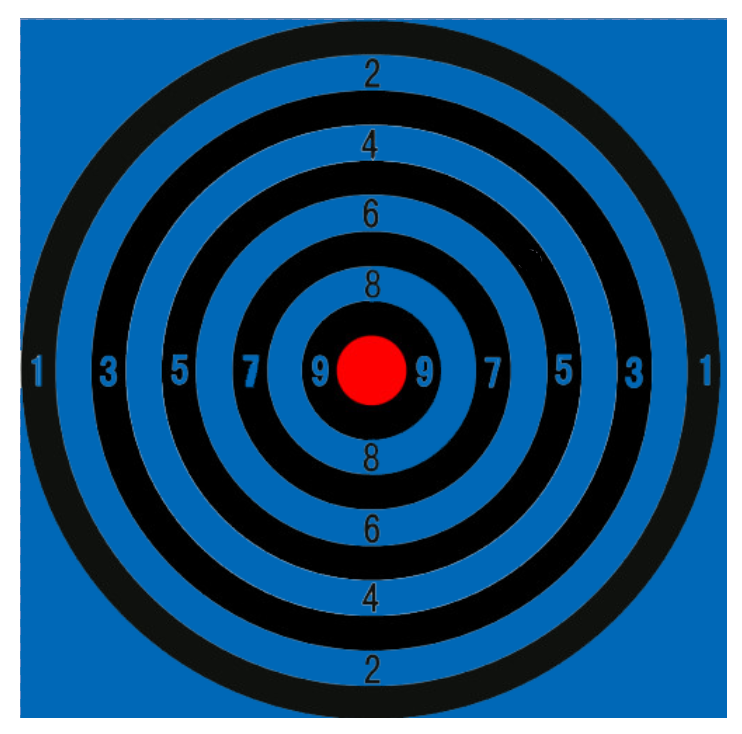
#> input picture images/testing/background_blue_ridge_white.jpg, 742 x 734 px
$ python projectable_area.py
#> lines starting #> are read from the running program, lines starting #| are printed output that depends on the picture; after the words box and inside, x2 and y2 are one past the last pixel; in counts of white or black regions, pixels touching at a corner belong together
import cv2
import time
import json
import imutils
import cv2
import numpy as np


from cv2 import aruco
from imutils.video import VideoStream


# class Video_Streamer():
#     def __init__(self, )

# [18 lines left out: functions show_full_frame, hide_full_frame, not called in this run]


def get_reference_image(img_resolution=(1680, 1050)):
    """
    Build the image we will be searching for.  In this case, we just want a
    large white box (full screen)
    :param img_resolution: this is our screen/projector resolution
    """
    width, height = img_resolution
    img = np.ones((height, width, 1), np.uint8) * 255
    return img


# [28 lines left out: function undistort_image, not called in this run]


def find_edges(frame):
    """
    Given a frame, find the edges
    :param frame: Camera Image
    :return: Found edges in image
    """
    gray = cv2.cvtColor(frame, cv2.COLOR_BGR2GRAY)
    gray = cv2.bilateralFilter(gray, 11, 17, 17)  # Add some blur
    edged = cv2.Canny(gray, 30, 200)  # Find our edges
    return edged


def get_region_corners(frame, ref_shape, vid_out):
    """
    Find the four corners of our projected region and return them in
    the proper order
    :param frame: Camera Image
    :return: Projection region rectangle
    """
    edged = find_edges(frame)
    # findContours is destructive, so send in a copy
    contours, hierachy = cv2.findContours(
        edged.copy(), cv2.RETR_TREE, cv2.CHAIN_APPROX_SIMPLE)
    # Sort our contours by area, and keep the 10 largest
    contours = sorted(contours, key=cv2.contourArea, reverse=True)[:10]
    screen_contours = None

    for idx, c in enumerate(contours):
        # Approximate the contour
        peri = cv2.arcLength(c, True)
        approx = cv2.approxPolyDP(c, 0.02 * peri, True)

        # If our contour has four points, we probably found the screen
        if len(approx) == 4:

            print(idx)
            screen_contours = approx
            # break
            # cv2.drawContours(frame, [screen_contours], -1, (0, 255, 0), 3)
            # cv2.imshow('Screen', frame)

        else:
            print('Did not find contour')

    try:

        x, y = [], []

        for contour_line in [screen_contours]:
            for contour in contour_line:
                x.append(contour[0][0])
                y.append(contour[0][1])

        x1, x2, y1, y2 = min(x), max(x), min(y), max(y)

        cropped = frame[y1:y2, x1:x2]

        cv2.imshow('Cropped', cropped)

        resized = cv2.resize(cropped, ref_shape, interpolation=cv2.INTER_AREA)
        vid_out.write(resized)
        cv2.imshow('Resized', resized)

        # Uncomment these lines to see the contours on the image
        cv2.drawContours(frame, [screen_contours], -1, (0, 255, 0), 3)
        cv2.imshow('Screen', frame)

        # cv2.waitKey(0)
        pts = screen_contours.reshape(4, 2)
        rect = order_corners(pts)
        print("rect %s" % rect)
        return rect

    except Exception:
        print("except!")


# [53 lines left out: functions order_corners, get_destination_array, not called in this run]


def get_perspective_transform(stream, screen_resolution, ref_shape, vid_out):
    """
    Determine the perspective transform for the current physical layout
    return the perspective transform, max_width, and max_height for the
    projected region
    :param stream: Video stream from our camera
    :param screen_resolution: Resolution of projector or screen
    :param prop_file: camera property file
    """
    try:
        reference_image = get_reference_image(screen_resolution)

        # Display the reference image
        # show_full_frame(reference_image)
        # Delay execution a quarter of a second to make sure the image is displayed
        # Don't use time.sleep() here, we want the IO loop to run.  Sleep doesn't do that
        cv2.waitKey(1)

        # Grab a photo of the frame
        frame = stream.read()
        # We're going to work with a smaller image, so we need to save the scale
        ratio = frame.shape[0] / 300.0

        # # Undistort the camera image
        # frame = undistort_image(frame)

        orig = frame.copy()
        # Resize our image smaller, this will make things a lot faster
        frame = imutils.resize(frame, height=300)

        rect = get_region_corners(frame, ref_shape, vid_out)
        rect *= ratio  # We shrank the image, so now we have to scale our points up

        dst, max_width, max_height = get_destination_array(rect)

        # Remove the reference image from the display
        # hide_full_frame()

        m = cv2.getPerspectiveTransform(rect, dst)

        # Uncomment the lines below to see the transformed image
        # wrap = cv2.warpPerspective(orig, m, (max_width, max_height))

        # cv2.imshow('all better', wrap)
        # cv2.waitKey(0)
        return m, max_width, max_height
    except Exception:
        print("except!")


if __name__ == '__main__':

    # args = parse_args()
    # Camera frame resolution
    # resolution = (args.get('camera_width'), args.get('camera_height'))

    stream = VideoStream(usePiCamera=False, resolution=(320, 240)).start()

    time.sleep(2)  # Let the camera warm up

    screen_res = (320, 240)

    ref_img = cv2.imread(
        "../../images/testing/background_blue_ridge_white.jpg")
#> ref_img is the input picture: shape (734, 742, 3); mean B, G, R 122.3, 81.6, 29.1

    width, height, _ = ref_img.shape
#> width = 734; height = 742
    # print(ref_img)

    # frame_height, frame_width, num_channels = ref_img.shape

    vid_out = cv2.VideoWriter('outpy.avi', cv2.VideoWriter_fourcc(
        'M', 'J', 'P', 'G'), 10, (width, height))

    ref_shape = (width, height)
#> ref_shape = (734, 742)

    while(True):

        get_perspective_transform(stream, screen_res, ref_shape, vid_out)
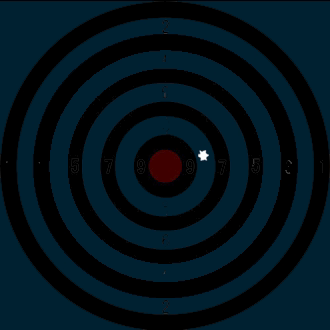
#> input picture frame 70 of none.mp4, 330 x 330 px, given in place of the camera
#> in get_perspective_transform, frame is the input picture: shape (330, 330, 3); mean B, G, R 28.9, 19.5, 1.3
#> in find_edges, `gray = cv2.cvtColor(frame, cv2.COLOR_BGR2GRAY)`:
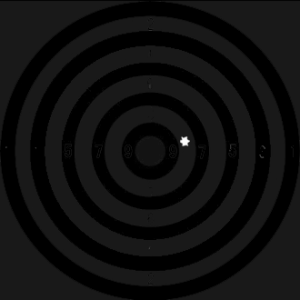
#> gray: shape (300, 300); min 0, max 254, mean 15.1
#> in find_edges, `edged = cv2.Canny(gray, 30, 200)`: edged: shape (300, 300); 0.04% white in thin lines or dots, all inside (x1, y1, x2, y2) = (180, 137, 190, 146)
#> in get_region_corners, `contours, hierachy = cv2.findContours( edged.copy(), cv2.RETR_TREE, cv..`: contours = 2 contours; box (x1, y1, x2, y2) and area: (180, 137, 190, 146) 57, (180, 137, 190, 146) 48
#> the loop in get_region_corners, `for idx, c in enumerate(contours):` made 2 passes
#> peri on passes 1 to 2: 29.31, 27.56
#| Did not find contour
#| Did not find contour

        # cv2.imshow('Screen', frame)
        # stream.stop()
        if cv2.waitKey(1) & 0xFF == ord('q'):
#> (key q is pressed here)
            break

    vid_out.release()

    stream.stop()
    cv2.waitKey(0)
    cv2.destroyAllWindows()
